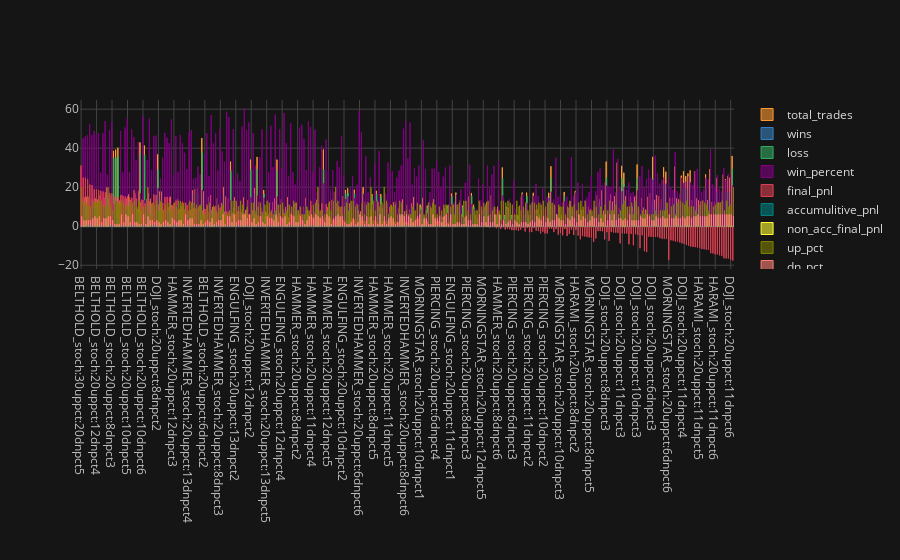

Notebook cell for this chart:
### Code cell
df.groupby('strat_name').agg('mean').T[sorted_index].T.drop('final_acnt value',axis=1).iplot(theme='solar',kind='bar')

### Figure 1 — Plotly figure (JSON) as saved in the notebook; plotly's stock layout.template omitted (floating-point values rounded to 4 significant figures; data arrays with more than 128 entries replaced by an {"elided": "..."} marker saying what was removed)
{"data": [{"marker": {"color": "rgba(255, 153, 51, 0.6)", "line": {"color": "rgba(255, 153, 51, 1.0)", "width": 1}}, "name": "total_trades", "orientation": "v", "text": "", "type": "bar", "x": {"elided": "296 str values"}, "y": {"elided": "296 float values"}}, {"marker": {"color": "rgba(55, 128, 191, 0.6)", "line": {"color": "rgba(55, 128, 191, 1.0)", "width": 1}}, "name": "wins", "orientation": "v", "text": "", "type": "bar", "x": {"elided": "296 str values"}, "y": {"elided": "296 float values"}}, {"marker": {"color": "rgba(50, 171, 96, 0.6)", "line": {"color": "rgba(50, 171, 96, 1.0)", "width": 1}}, "name": "loss", "orientation": "v", "text": "", "type": "bar", "x": {"elided": "296 str values"}, "y": {"elided": "296 float values"}}, {"marker": {"color": "rgba(128, 0, 128, 0.6)", "line": {"color": "rgba(128, 0, 128, 1.0)", "width": 1}}, "name": "win_percent", "orientation": "v", "text": "", "type": "bar", "x": {"elided": "296 str values"}, "y": {"elided": "296 float values"}}, {"marker": {"color": "rgba(219, 64, 82, 0.6)", "line": {"color": "rgba(219, 64, 82, 1.0)", "width": 1}}, "name": "final_pnl", "orientation": "v", "text": "", "type": "bar", "x": {"elided": "296 str values"}, "y": {"elided": "296 float values"}}, {"marker": {"color": "rgba(0, 128, 128, 0.6)", "line": {"color": "rgba(0, 128, 128, 1.0)", "width": 1}}, "name": "accumulitive_pnl", "orientation": "v", "text": "", "type": "bar", "x": {"elided": "296 str values"}, "y": {"elided": "296 float values"}}, {"marker": {"color": "rgba(255, 255, 51, 0.6)", "line": {"color": "rgba(255, 255, 51, 1.0)", "width": 1}}, "name": "non_acc_final_pnl", "orientation": "v", "text": "", "type": "bar", "x": {"elided": "296 str values"}, "y": {"elided": "296 float values"}}, {"marker": {"color": "rgba(128, 128, 0, 0.6)", "line": {"color": "rgba(128, 128, 0, 1.0)", "width": 1}}, "name": "up_pct", "orientation": "v", "text": "", "type": "bar", "x": {"elided": "296 str values"}, "y": {"elided": "296 int values"}}, {"marker": {"color": "rgba(251, 128, 114, 0.6)", "line": {"color": "rgba(251, 128, 114, 1.0)", "width": 1}}, "name": "dn_pct", "orientation": "v", "text": "", "type": "bar", "x": {"elided": "296 str values"}, "y": {"elided": "296 int values"}}, {"marker": {"color": "rgba(128, 177, 211, 0.6)", "line": {"color": "rgba(128, 177, 211, 1.0)", "width": 1}}, "name": "short", "orientation": "v", "text": "", "type": "bar", "x": {"elided": "296 str values"}, "y": {"elided": "296 int values"}}], "layout": {"legend": {"bgcolor": "#151516", "font": {"color": "#D9D9D9"}}, "paper_bgcolor": "#151516", "plot_bgcolor": "#151516", "title": {"font": {"color": "#D9D9D9"}}, "xaxis": {"gridcolor": "#434343", "showgrid": true, "tickfont": {"color": "#C2C2C2"}, "title": {"font": {"color": "#D9D9D9"}, "text": ""}, "zerolinecolor": "#666570"}, "yaxis": {"gridcolor": "#434343", "showgrid": true, "tickfont": {"color": "#C2C2C2"}, "title": {"font": {"color": "#D9D9D9"}, "text": ""}, "zerolinecolor": "#666570"}}}
